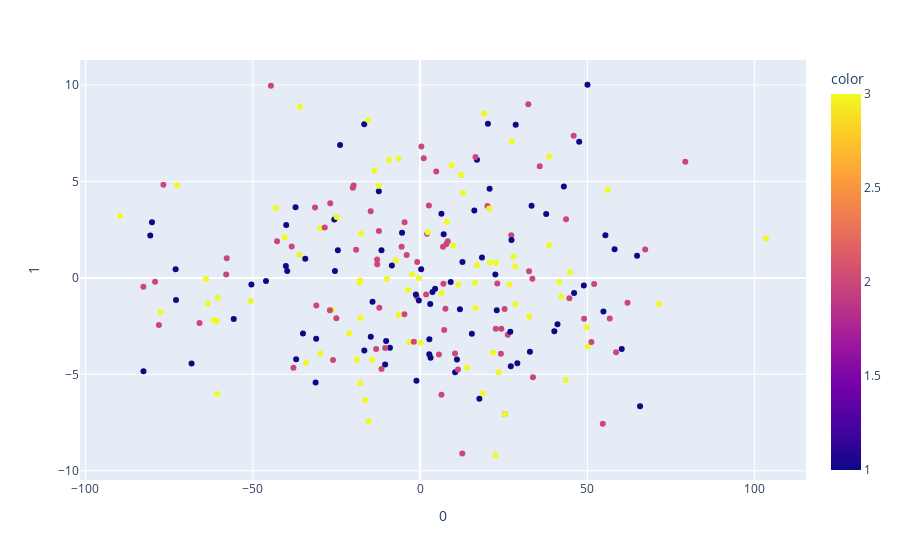

Notebook code cell kept with this figure:
### Code cell
##on Recording
pca2 = PCA(n_components=2)
components = pca2.fit_transform(X)

fig = px.scatter(components, x=0, y=1, color=pks_df['Recording'])
fig.show()

### Figure 1 — Plotly figure (JSON) as saved in the notebook; plotly's stock layout.template omitted (floating-point values rounded to 4 significant figures; data arrays with more than 128 entries replaced by an {"elided": "..."} marker saying what was removed)
{"data": [{"hovertemplate": "0=%{x}<br>1=%{y}<br>color=%{marker.color}<extra></extra>", "legendgroup": "", "marker": {"color": {"elided": "240 int values"}, "coloraxis": "coloraxis", "symbol": "circle"}, "mode": "markers", "name": "", "orientation": "v", "showlegend": false, "type": "scatter", "x": {"elided": "240 float values"}, "xaxis": "x", "y": {"elided": "240 float values"}, "yaxis": "y"}], "layout": {"coloraxis": {"colorbar": {"title": {"text": "color"}}, "colorscale": [[0, "#0d0887"], [0.1111, "#46039f"], [0.2222, "#7201a8"], [0.3333, "#9c179e"], [0.4444, "#bd3786"], [0.5556, "#d8576b"], [0.6667, "#ed7953"], [0.7778, "#fb9f3a"], [0.8889, "#fdca26"], [1, "#f0f921"]]}, "legend": {"tracegroupgap": 0}, "margin": {"t": 60}, "xaxis": {"anchor": "y", "domain": [0, 1], "title": {"text": "0"}}, "yaxis": {"anchor": "x", "domain": [0, 1], "title": {"text": "1"}}}}
